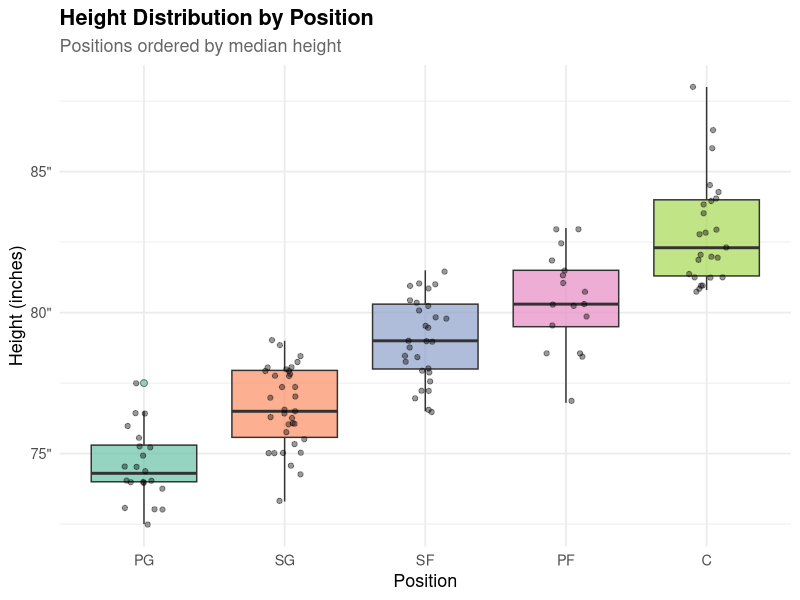
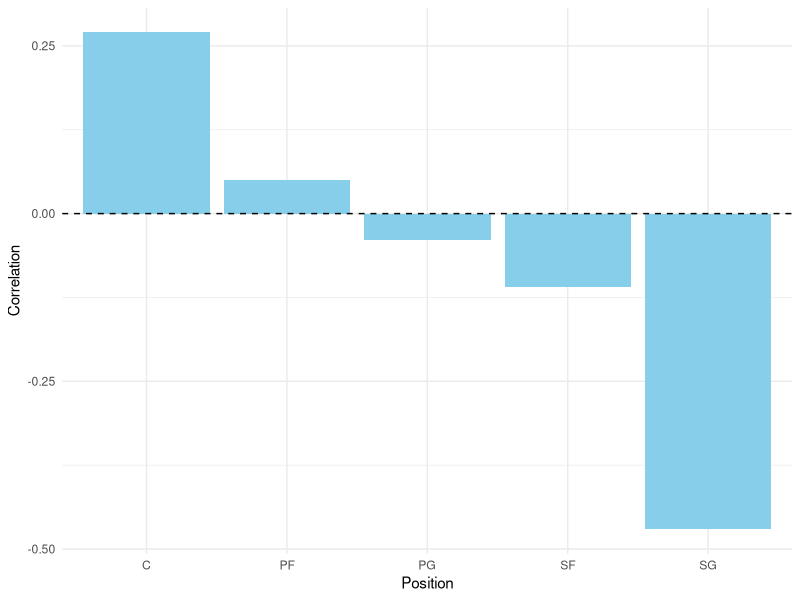
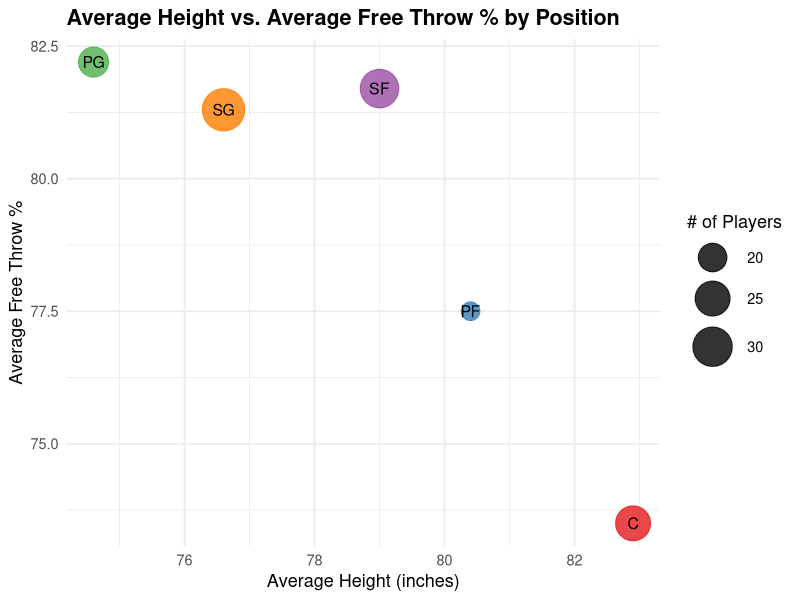
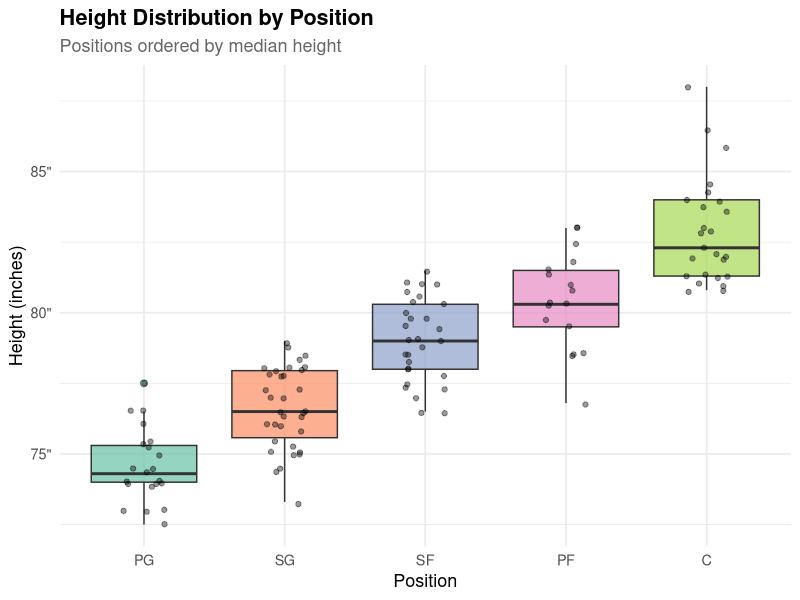

Source code (R) for these figures, in order:
## ---- chunk 1
#| label: robert-setup
#| echo: false
#| warning: false
#| message: false

# Tidyverse Style Guide

# Step 1: Load packages
library(ggplot2)
library(dplyr)
library(readr)
library(ggrepel)
library(knitr)
library(kableExtra)

# Step 2: Load and tidy the data
df <- read_csv("NBAPlayerStats.csv") |>
  rename(
    ft_pct = `FT%`,
    height = `Height (in)`
  ) |>
  mutate(
    ft_pct = as.numeric(gsub("%", "", ft_pct))
  )

# Step 3: Summarize average height and FT% per position
position_summary <- df |>
  group_by(Position) |>
  summarise(
    avg_height = mean(height, na.rm = TRUE),
    avg_ft_pct = mean(ft_pct, na.rm = TRUE),
    count      = n()
  )
## ---- chunk 2
#| fig-cap: "Height Distribution by Position for NBA Players with at Least 150 Free Throw Attempts (2025-2026 Season)"
#| fig-alt: "A box plot showing NBA player height distribution across five positions ordered by median height from shortest to tallest: PG, SG, SF, PF, and C. Each box uses a distinct Set2 palette color with semi-transparent jittered points overlaid. Point guards cluster tightly near 74 inches, shooting guards near 77, small forwards near 79, and power forwards near 80. Centers have the highest median near 83 inches and the widest spread, with outliers exceeding 87 inches. The staircase pattern across positions suggests height is strongly associated with positional assignment in the NBA."

# Plot for height distribution by position
df |>
  mutate(Position = reorder(Position, height)) |>
  ggplot(aes(x = Position, y = height, fill = Position)) +
  geom_boxplot(alpha = 0.7, outlier.shape = 21, outlier.size = 2) +
  geom_jitter(width = 0.15, alpha = 0.4, size = 1.5) +
  scale_fill_brewer(palette = "Set2") +
  scale_y_continuous(labels = function(x) paste0(x, '"')) +
  labs(
    title    = "Height Distribution by Position",
    subtitle = "Positions ordered by median height",
    x        = "Position",
    y        = "Height (inches)"
  ) +
  theme_minimal(base_size = 13) +
  theme(
    plot.title      = element_text(face = "bold"),
    plot.subtitle   = element_text(color = "grey40"),
    legend.position = "none"
  )
## ---- chunk 3
# Table for height summary by position
df |>
  group_by(Position) |>
  summarise(
    `Player Count`       = n(),
    `Avg Height (in)`    = round(mean(height, na.rm = TRUE), 1),
    `Median Height (in)` = round(median(height, na.rm = TRUE), 1),
    `Min Height (in)`    = round(min(height, na.rm = TRUE), 1),
    `Max Height (in)`    = round(max(height, na.rm = TRUE), 1)
  ) |>
  arrange(desc(`Avg Height (in)`)) |>
  kable(
    caption = "Height Summary by Position for Players Who Shot At Least 150 FT's (tallest to shortest)",
    align   = c("l", "c", "c", "c", "c", "c")
  ) |>
  kable_styling(
    bootstrap_options = c("striped", "hover", "condensed"),
    full_width        = FALSE
  )
## ---- chunk 4
library(tidyverse)
library(knitr)

nba_raw <- read_csv("NBAPlayerStats.csv")

nba_clean <- nba_raw |>
  rename(
    position = Position,
    ft_percent = `FT%`,
    height_in = `Height (in)`
  ) |>
  mutate(
    ft_percent = as.numeric(str_remove(ft_percent, "%")),
    height_in = as.numeric(height_in)
  )

position_corr <- nba_clean |>
  group_by(position) |>
  summarise(
    correlation = round(cor(height_in, ft_percent, use = "complete.obs"), 2),
    avg_ft = round(mean(ft_percent, na.rm = TRUE), 1),
    avg_height = round(mean(height_in, na.rm = TRUE), 1),
    n_players = n(),
    .groups = "drop"
  )
## ---- chunk 5
#| label: fig-connor
#| fig-cap: "Correlation between height and free throw percentage by position."
#| fig-alt: "Bar chart comparing the correlation between player height and free throw percentage across NBA positions (C, PF, PG, SF, SG). Most correlations are close to zero, indicating little relationship between height and free throw shooting within positions. Centers show a small positive correlation, while shooting guards show the strongest negative correlation."
#| fig-pos: "H"

ggplot(position_corr, aes(x = position, y = correlation)) +
  geom_col(fill = "skyblue") +
  geom_hline(yintercept = 0, linetype = "dashed") +
  labs(
    x = "Position",
    y = "Correlation"
  ) +
  theme_minimal()
## ---- chunk 6
#| label: tbl-connor
#| tbl-cap: "Correlation between height and free throw percentage by position."
#| tbl-pos: "H"

kable(
  position_corr,
  col.names = c("Position", "Correlation", "Avg FT%", "Avg Height", "Players")
)
## ---- chunk 7
#| echo: false

#Tidyverse style guide
library(readr)
library(dplyr)
library(ggplot2)
library(knitr)

# Tidy the data
nba <- read_csv("NBAPlayerStats.csv") |>
  rename(
    ft_pct   = `FT%`,
    height   = `Height (in)`,
    position = Position
  ) |>
  mutate(
    ft_pct = as.numeric(gsub("%", "", ft_pct)),
    height = as.numeric(height)
  )

# Summarize by position
pos_summary <- nba |>
  group_by(position) |>
  summarise(
    avg_height = round(mean(height, na.rm = TRUE), 1),
    avg_ft_pct = round(mean(ft_pct,  na.rm = TRUE), 1),
    n_players  = n(),
    .groups = "drop"
  )
## ---- chunk 8
#Plot-aidan — Average height vs. FT% by position
#| label: figure-aidan
#| fig-cap: "Average height vs. average FT% by position. Bubble size shows number of players in each group."
#| fig-alt: "Scatter plot of average height vs. free throw percentage by basketball position."
ggplot(pos_summary, aes(x = avg_height, y = avg_ft_pct,
                        size = n_players, color = position)) +
  geom_point(alpha = 0.8) +
  geom_text(aes(label = position), color = "black", size = 4, hjust = 0.5, vjust = 0.5)+  
  scale_size_continuous(range = c(6, 14), name = "# of Players") +
  scale_color_brewer(palette = "Set1", guide = "none") +
  labs(
    title = "Average Height vs. Average Free Throw % by Position",
    x = "Average Height (inches)",
    y = "Average Free Throw %"
  ) +
  theme_minimal(base_size = 13) +
  theme(
    plot.title    = element_text(face = "bold")
  )
## ---- chunk 9
# Table-aidan — Average height vs. FT% by position

#| label: tbl-aidan
#| fig-cap: "Provides the corresponding numerical values (Position, Avg Height, Avg FT%, # of Players)."
#| fig-alt: "Table showing average height, free throw percentage, and number of players for basketball positions."

pos_summary |>
  arrange(desc(avg_ft_pct)) |>
  kable(
    caption = "Average Height and Free Throw Percentage by Position",
    col.names = c("Position", "Avg Height (in)", "Avg Free Throw %", "# Players"),
    align = c("l", "c", "c", "c")
  )
## ---- chunk 10
#| fig-cap: "Height Distribution by Position for NBA Players with at Least 150 Free Throw Attempts (2025-2026 Season)"
#| fig-alt: "A box plot showing NBA player height distribution across five positions ordered by median height from shortest to tallest: PG, SG, SF, PF, and C. Each box uses a distinct Set2 palette color with semi-transparent jittered points overlaid. Point guards cluster tightly near 74 inches, shooting guards near 77, small forwards near 79, and power forwards near 80. Centers have the highest median near 83 inches and the widest spread, with outliers exceeding 87 inches. The staircase pattern across positions suggests height is strongly associated with positional assignment in the NBA.

# Plot for height distribution by position
df |>
  mutate(Position = reorder(Position, height)) |>
  ggplot(aes(x = Position, y = height, fill = Position)) +
  geom_boxplot(alpha = 0.7, outlier.shape = 21, outlier.size = 2) +
  geom_jitter(width = 0.15, alpha = 0.4, size = 1.5) +
  scale_fill_brewer(palette = "Set2") +
  scale_y_continuous(labels = function(x) paste0(x, '"')) +
  labs(
    title    = "Height Distribution by Position",
    subtitle = "Positions ordered by median height",
    x        = "Position",
    y        = "Height (inches)"
  ) +
  theme_minimal(base_size = 13) +
  theme(
    plot.title      = element_text(face = "bold"),
    plot.subtitle   = element_text(color = "grey40"),
    legend.position = "none"
  )
## ---- chunk 11

# Table for height summary by position
df |>
  group_by(Position) |>
  summarise(
    `Player Count`       = n(),
    `Avg Height (in)`    = round(mean(height, na.rm = TRUE), 1),
    `Median Height (in)` = round(median(height, na.rm = TRUE), 1),
    `Min Height (in)`    = round(min(height, na.rm = TRUE), 1),
    `Max Height (in)`    = round(max(height, na.rm = TRUE), 1)
  ) |>
  arrange(desc(`Avg Height (in)`)) |>
  kable(
    caption = "Height Summary by Position for Players Who Shot At Least 150 FT's (tallest to shortest)",
    align   = c("l", "c", "c", "c", "c", "c")
  ) |>
  kable_styling(
    bootstrap_options = c("striped", "hover", "condensed"),
    full_width        = FALSE
  )
